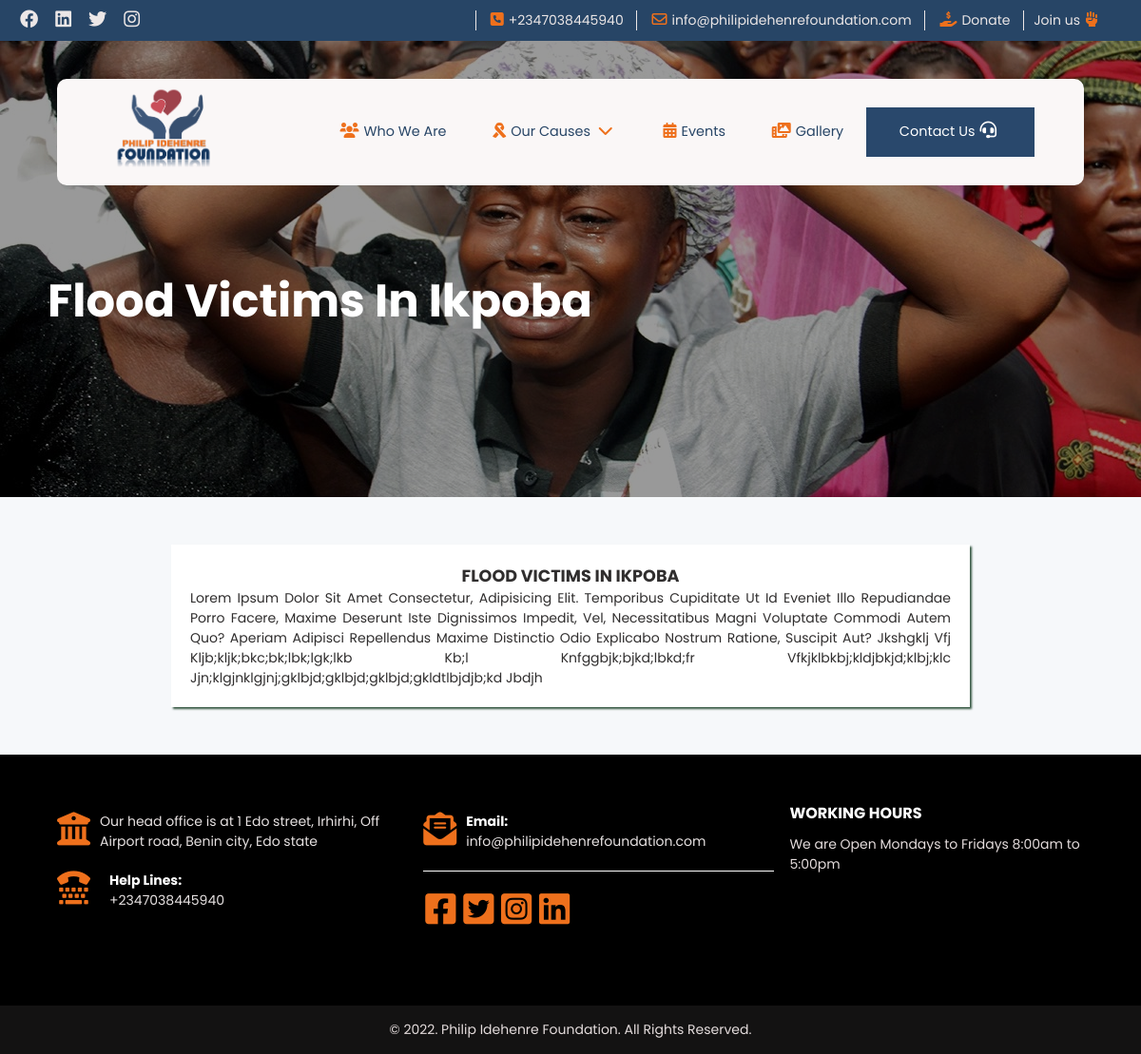
/article.php?article=10, run on the app's committed database.
### tables this page shows
CREATE TABLE `news_events` (
  `article_id` int(11) NOT NULL,
  `title` varchar(255) NOT NULL,
  `details` text NOT NULL,
  `photo` varchar(1024) NOT NULL,
  `post_date` datetime NOT NULL DEFAULT current_timestamp()
);

### article.php (the view, shortened to what this page needs)
<?php
    include "controller/connections.php";
    if(isset($_GET['article'])){
        $article = $_GET['article'];
        $get_news = $connectdb->prepare("SELECT * FROM news_events WHERE article_id = :article_id");
        $get_news->bindvalue("article_id", $article);
        $get_news->execute();
        $news = $get_news->fetchAll();
        foreach($news as $new):
?>
<!DOCTYPE html>
<html lang="en">
<head>
        <link rel="stylesheet" href="https://cdnjs.cloudflare.com/ajax/libs/font-awesome/6.0.0/css/all.min.css" />
        <link rel="stylesheet" href="fontawesome-free-6.0.0-web/css/all.css">
        <link rel="stylesheet" href="fontawesome-free-6.0.0-web/css/all.min.css">
        <link rel="stylesheet" href="style.css">
    </head>
<body>
        <?php include "header.php";?>
        <div id="slider">
            <div class="about_banner" id="articles">
                <div class="slide">
                    <div class="banner_img">
                        <img src="<?php
                            if($new->photo == ''){
                                echo 'images/head_office2.jpg';
                            }else{
                                echo 'media/'.$new->photo;
                            }
                        ?>" alt="article">
                    </div>
                    <div class="taglines">
                        <h2><?php echo $new->title?></h2>
                    </div>
                </div>
            </div>
        </div>
    </section>
    <div class="article_details">
        <h3><?php echo $new->title?></h3>
        <p>
            <?php echo $new->details?>
        </p>
    </div>
        <?php include "footer.php"?>
</body>
</html>
<?php
    endforeach;
}
?>

### header.php (shortened to what this page needs)
<section class="top_head" id="topHeader">
    <div class="social_media">
        <ul>
            <li><a href="#"><i class="fab fa-facebook"></i></a></li>
            <li><a href="#"><i class="fab fa-linkedin"></i></a></li>
            <li><a href="#"><i class="fab fa-twitter"></i></a></li>
            <li><a href="#"><i class="fab fa-instagram"></i></a></li>
        </ul>
    </div>
    <div class="contact_phone">
        <ul>
            <li>
                <a><i class="fas fa-phone-square"></i>+2347038445940</a>
            </li>
            <li><a href="javascript:void(0)"><i class="far fa-envelope"></i>info@philipidehenrefoundation.com</a></li>
            <li><a href="donation.php"><i class="fas fa-hand-holding-dollar"></i>Donate</a></li>
            <li><a href="javascript:void(0)" class="showRequest">Join us<i class="fas fa-hand-fist"></i></a></li>
        </ul>
    </div>
</section>
<section id="aboutBanner">
    <header id="mainHeader" class="main_header">
        <h1>
            <a href="index.php">
                <img src="images/logo.png" alt="logo">
            </a>
        </h1>
        <nav id="navigation">
            <ul>
                <li><a href="about.php" title="who we are"><i class="fas fa-users"></i>Who we are</a></li>
                <li>
                    <a href="javascript:void(0);" title="Our services"><i class="fa-solid fa-ribbon"></i>Our causes <i class="fas fa-chevron-down"></i></a>
                </li>
                <li><a href="news.php" title="News and updates"><i class="fa-solid fa-calendar-days"></i>Events</a></li>
                <li><a href="gallery.php" title="Our photos and media"><i class="fa-solid fa-photo-video"></i>Gallery</a></li>
                <li id="login"><a href="contact.php" title="Contact us">Contact us<i class="fas fa-headset"></i></a></li>
            </ul>
        </nav>
    </header>

### footer.php (shortened to what this page needs)
<footer>
        <section class="mainFooter">
            <section class="mainFooter1">
                <div class="contactAddress">
                    <div class="address">
                        <i class="fas fa-university"></i>
                        <div class="addtext">
                            <p>Our head office is at 1 Edo street, Irhirhi, Off Airport road, Benin city, Edo state</p>
                        </div>
                    </div>
                    <div class="address phone">
                        <i class="fas fa-tty"></i>
                        <div class="addtext">
                            <h4>Help Lines: </h4>
                            <p>+2347038445940</p>
                        </div>
                    </div>
                </div>
                <div class="subscribe_category">
                    <div class="address email">
                        <i class="fas fa-envelope-open-text"></i>
                        <div class="addtext">
                            <h4>Email:</h4>
                            <p>info@philipidehenrefoundation.com</p>
                        </div>
                    </div>
                    <div class="socialMedia">
                        <div class="socialLinks">
                            <a target="_blank" href="#" title="Follow Philip idehnre foundation on facebook"><i class="fab fa-facebook-square"></i></a>
                            <a target="_blank" href="#" title="Follow Philip idehnre foundation on twitter"><i class="fab fa-twitter-square"></i></a>
                            <a target="_blank" href="#" title="Follow Philip idehnre foundation on instagram"><i class="fab fa-instagram-square"></i></a>
                            <a target="_blank" href="#" title="Follow Philip idehnre foundation on Linkedin"><i class="fab fa-linkedin"></i></a>
                        </div>
                    </div>
                </div>
                <div class="socialMedia_workHours">
                    <div class="workingHours">
                        <h3>Working hours</h3>
                        <div class="hours">
                            <p>We are Open Mondays to Fridays 8:00am to 5:00pm</p>
                        </div>
                    </div>
                </div>
            </section>
        </section>
        <section class="secondaryFooter">
            <p>&copy; <?php echo date("Y")?>. Philip Idehenre Foundation. All Rights Reserved.</p>
        </section>
    </footer>

### data on the page
news_events: photo (picture), title "Flood Victims In Ikpoba", title "FLOOD VICTIMS IN IKPOBA", details "Lorem Ipsum Dolor Sit Amet Consectetur, Adipisicing Elit. Temporibus Cupiditate Ut Id Eveniet Illo Repudiandae Porro Facere, Maxime Deserunt Iste Dignissimos Impedit, Vel, Necessitatibus Magni Voluptate Commodi Autem Quo? Aperiam Adipisci Repellendus Maxime Distinctio Odio Explicabo Nostrum Ratione, Suscipit Aut? Jkshgklj Vfj Kljb;kljk;bkc;bk;lbk;lgk;lkb Kb;l Knfggbjk;bjkd;lbkd;fr Vfkjklbkbj;kldjbkjd;klbj;klc Jjn;klgjnklgjnj;gklbjd;gklbjd;gklbjd;gkldtlbjdjb;kd Jbdjh"
